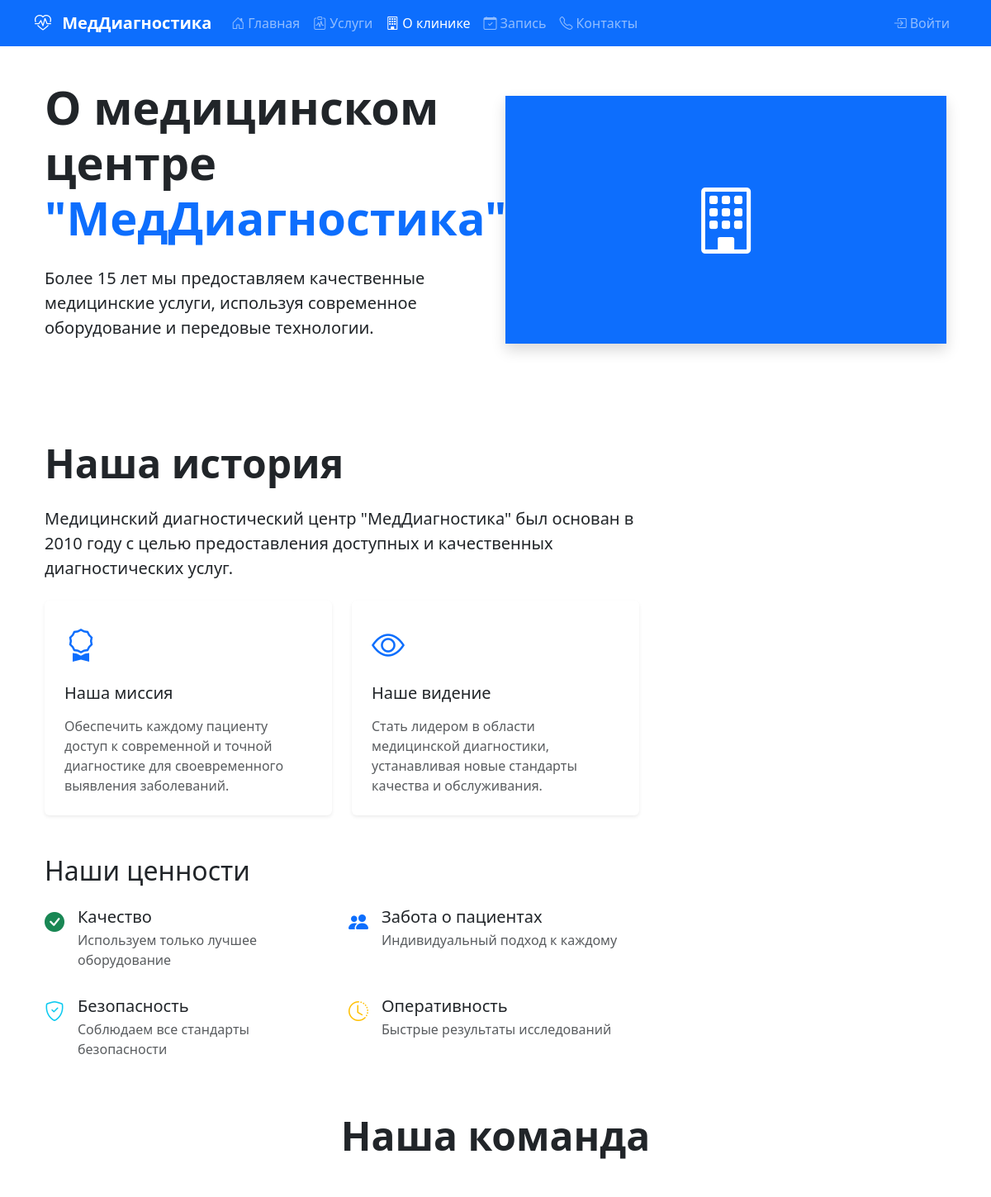
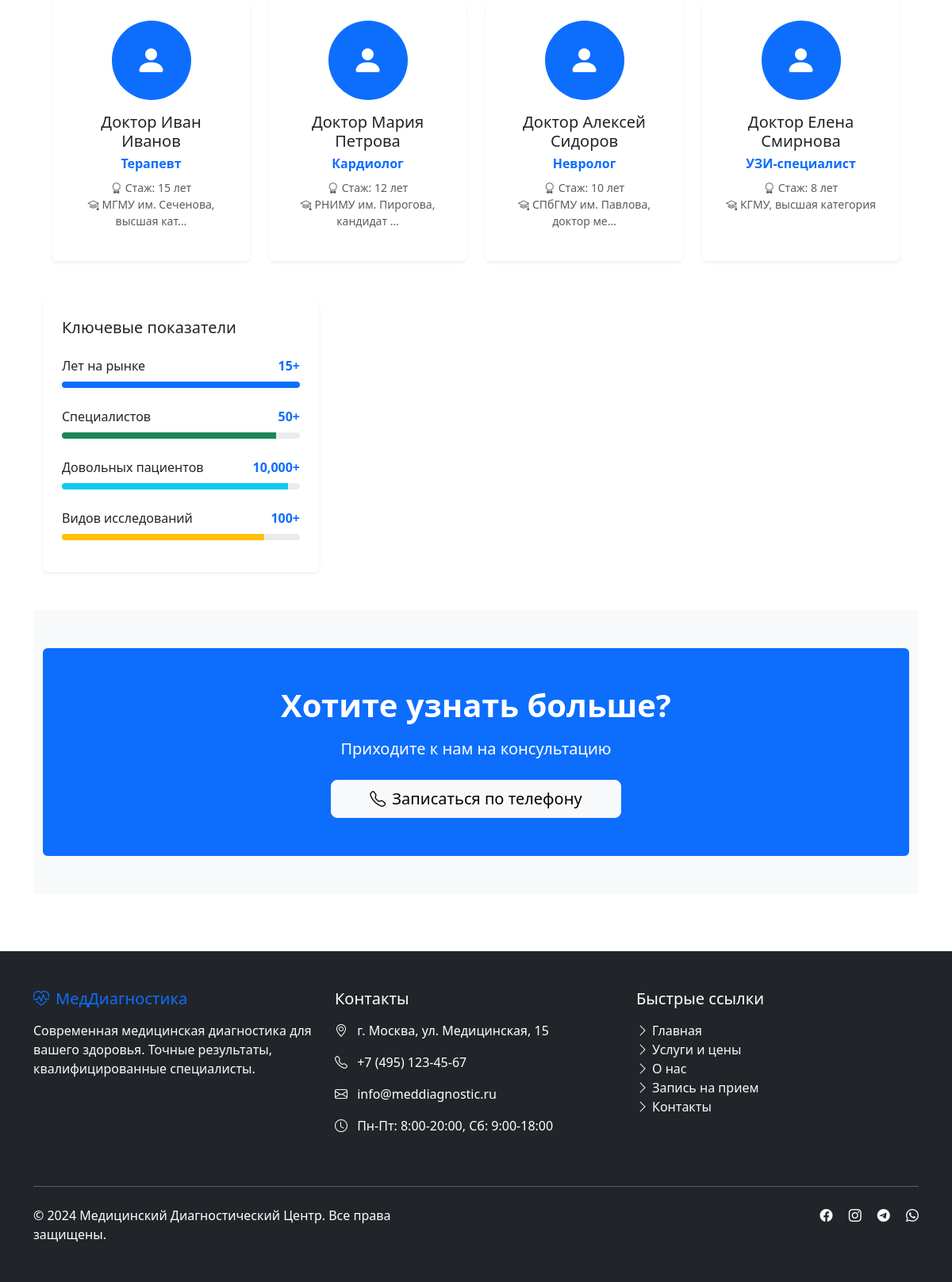
The page /about/ on the database its author committed (2 pictures, top to bottom).
### appointments/models.py (models this page shows, shortened)
class Doctor(models.Model):
    user = models.OneToOneField(
        settings.AUTH_USER_MODEL,
        on_delete=models.CASCADE,
        related_name='doctor_profile',
        verbose_name="Пользователь"
    )
    specialty = models.CharField(
        max_length=100,
        verbose_name="Специальность"
    )
    education = models.TextField(
        verbose_name="Образование",
        blank=True,
        null=True
    )
    experience = models.IntegerField(
        verbose_name="Стаж (лет)"
    )
    license_number = models.CharField(
        max_length=50,
        verbose_name="Номер лицензии",
        blank=True,
        null=True
    )
    photo = models.ImageField(
        upload_to='doctors/',
        verbose_name="Фото",
        blank=True,
        null=True
    )
    is_active = models.BooleanField(
        default=True,
        verbose_name="Работает"
    )
    class Meta:
        verbose_name = "Врач"
        verbose_name_plural = "Врачи"
        ordering = ['-experience']

### accounts/models.py (models this page shows, shortened)
class CustomUser(AbstractUser):
    phone = models.CharField(
        max_length=20,
        verbose_name="Телефон",
        blank=True,
        null=True
    )
    birth_date = models.DateField(
        verbose_name="Дата рождения",
        blank=True,
        null=True
    )
    address = models.TextField(
        verbose_name="Адрес",
        blank=True,
        null=True
    )
    medical_card_number = models.CharField(
        max_length=50,
        verbose_name="Номер медицинской карты",
        blank=True,
        null=True
    )
    blood_type = models.CharField(
        max_length=5,
        verbose_name="Группа крови",
        blank=True,
        null=True
    )
    is_patient = models.BooleanField(
        default=True,
        verbose_name="Является пациентом"
    )
    is_doctor = models.BooleanField(
        default=False,
        verbose_name="Является врачом"
    )
    class Meta:
        verbose_name = "Пользователь"
        verbose_name_plural = "Пользователи"

### main/views.py (the view)
# urls.py: path('about/', views.about, name='about'),
def about(request):
    doctors = Doctor.objects.filter(is_active=True)
    return render(request, 'main/about.html', {
        'title': 'О компании',
        'doctors': doctors
    })

### templates/main/about.html (shortened to what this page needs)
{% extends 'base/base.html' %}
{% block content %}
<section class="hero-section mb-5">
    <div class="container">
        <div class="row align-items-center">
            <div class="col-lg-6">
                <h1 class="display-4 fw-bold mb-4">
                    О медицинском центре
                    <span class="text-primary">"МедДиагностика"</span>
                </h1>
                <p class="lead mb-4">
                    Более 15 лет мы предоставляем качественные медицинские услуги,
                    используя современное оборудование и передовые технологии.
                </p>
            </div>
            <div class="col-lg-6">
                <div class="rounded-lg overflow-hidden shadow bg-primary" style="height: 300px;">
                    <div class="h-100 d-flex align-items-center justify-content-center text-white">
                        <i class="bi bi-building display-1"></i>
                    </div>
                </div>
            </div>
        </div>
    </div>
</section>
<section class="py-5">
    <div class="container">
        <div class="row">
            <div class="col-lg-8">
                <h2 class="display-5 fw-bold mb-4">Наша история</h2>
                <p class="lead mb-4">
                    Медицинский диагностический центр "МедДиагностика" был основан в 2010 году
                    с целью предоставления доступных и качественных диагностических услуг.
                </p>
                <div class="row g-4 mb-5">
                    <div class="col-md-6">
                        <div class="card h-100 border-0 shadow-sm">
                            <div class="card-body p-4">
                                <div class="mb-3">
                                    <i class="bi bi-award text-primary fs-1"></i>
                                </div>
                                <h5 class="card-title mb-3">Наша миссия</h5>
                                <p class="card-text text-muted">
                                    Обеспечить каждому пациенту доступ к современной и точной диагностике
                                    для своевременного выявления заболеваний.
                                </p>
                            </div>
                        </div>
                    </div>
                    <div class="col-md-6">
                        <div class="card h-100 border-0 shadow-sm">
                            <div class="card-body p-4">
                                <div class="mb-3">
                                    <i class="bi bi-eye text-primary fs-1"></i>
                                </div>
                                <h5 class="card-title mb-3">Наше видение</h5>
                                <p class="card-text text-muted">
                                    Стать лидером в области медицинской диагностики,
                                    устанавливая новые стандарты качества и обслуживания.
                                </p>
                            </div>
                        </div>
                    </div>
                </div>
                <h3 class="h2 mb-4">Наши ценности</h3>
                <div class="row g-3">
                    <div class="col-md-6">
                        <div class="d-flex align-items-start mb-3">
                            <i class="bi bi-check-circle-fill text-success me-3 fs-4"></i>
                            <div>
                                <h5 class="mb-1">Качество</h5>
                                <p class="text-muted mb-0">Используем только лучшее оборудование</p>
                            </div>
                        </div>
                    </div>
                    <div class="col-md-6">
                        <div class="d-flex align-items-start mb-3">
                            <i class="bi bi-people-fill text-primary me-3 fs-4"></i>
                            <div>
                                <h5 class="mb-1">Забота о пациентах</h5>
                                <p class="text-muted mb-0">Индивидуальный подход к каждому</p>
                            </div>
                        </div>
                    </div>
                    <div class="col-md-6">
                        <div class="d-flex align-items-start mb-3">
                            <i class="bi bi-shield-check text-info me-3 fs-4"></i>
                            <div>
                                <h5 class="mb-1">Безопасность</h5>
                                <p class="text-muted mb-0">Соблюдаем все стандарты безопасности</p>
                            </div>
                        </div>
                    </div>
                    <div class="col-md-6">
                        <div class="d-flex align-items-start mb-3">
                            <i class="bi bi-clock-history text-warning me-3 fs-4"></i>
                            <div>
                                <h5 class="mb-1">Оперативность</h5>
                                <p class="text-muted mb-0">Быстрые результаты исследований</p>
                            </div>
                        </div>
                    </div>
                </div>
            </div>
<section class="py-5">
    <div class="container">
        <h2 class="display-5 fw-bold text-center mb-5">Наша команда</h2>
        <div class="row g-4">
            {% for doctor in doctors %}
            <div class="col-md-6 col-lg-3">
                <div class="card text-center h-100 border-0 shadow-sm">
                    <div class="card-body p-4">
                        <div class="mb-3">
                            <div class="rounded-circle bg-primary d-inline-flex align-items-center justify-content-center"
                                 style="width: 100px; height: 100px;">
                                <i class="bi bi-person-fill text-white fs-1"></i>
                            </div>
                        </div>
                        <h5 class="card-title mb-1">Доктор {{ doctor.user.get_full_name }}</h5>
                        <p class="text-primary fw-bold mb-2">{{ doctor.specialty }}</p>
                        <p class="text-muted small">
                            <i class="bi bi-award me-1"></i>Стаж: {{ doctor.experience }} лет<br>
                            <i class="bi bi-mortarboard me-1"></i>{{ doctor.education|truncatechars:30 }}
                        </p>
                    </div>
                </div>
            </div>
            {% endfor %}
        </div>
    </div>
</section>
            <div class="col-lg-4">
                <div class="card border-0 shadow-sm sticky-top" style="top: 100px;">
                    <div class="card-body p-4">
                        <h5 class="card-title mb-4">Ключевые показатели</h5>
                        <div class="mb-4">
                            <div class="d-flex justify-content-between mb-2">
                                <span>Лет на рынке</span>
                                <span class="fw-bold text-primary">15+</span>
                            </div>
                            <div class="progress" style="height: 8px;">
                                <div class="progress-bar bg-primary" style="width: 100%"></div>
                            </div>
                        </div>
                        <div class="mb-4">
                            <div class="d-flex justify-content-between mb-2">
                                <span>Специалистов</span>
                                <span class="fw-bold text-primary">50+</span>
                            </div>
                            <div class="progress" style="height: 8px;">
                                <div class="progress-bar bg-success" style="width: 90%"></div>
                            </div>
                        </div>
                        <div class="mb-4">
                            <div class="d-flex justify-content-between mb-2">
                                <span>Довольных пациентов</span>
                                <span class="fw-bold text-primary">10,000+</span>
                            </div>
                            <div class="progress" style="height: 8px;">
                                <div class="progress-bar bg-info" style="width: 95%"></div>
                            </div>
                        </div>
                        <div class="mb-3">
                            <div class="d-flex justify-content-between mb-2">
                                <span>Видов исследований</span>
                                <span class="fw-bold text-primary">100+</span>
                            </div>
                            <div class="progress" style="height: 8px;">
                                <div class="progress-bar bg-warning" style="width: 85%"></div>
                            </div>
                        </div>
                    </div>
                </div>
            </div>
        </div>
    </div>
</section>
<section class="py-5 bg-light">
    <div class="container">
        <div class="card border-0 bg-primary text-white">
            <div class="card-body p-5 text-center">
                <h3 class="card-title display-6 fw-bold mb-3">Хотите узнать больше?</h3>
                <p class="card-text lead mb-4">Приходите к нам на консультацию</p>
                <a href="tel:+74951234567" class="btn btn-light btn-lg px-5">
                    <i class="bi bi-telephone me-2"></i>Записаться по телефону
                </a>
            </div>
        </div>
    </div>
</section>
{% endblock %}

### rows shown on the page
Doctor: user.get_full_name "Иван Иванов", specialty "Терапевт", experience "15", education "МГМУ им. Сеченова, высшая кат…"
Doctor: user.get_full_name "Мария Петрова", specialty "Кардиолог", experience "12", education "РНИМУ им. Пирогова, кандидат …"
Doctor: user.get_full_name "Алексей Сидоров", specialty "Невролог", experience "10", education "СПбГМУ им. Павлова, доктор ме…"
Doctor: user.get_full_name "Елена Смирнова", specialty "УЗИ-специалист", experience "8", education "КГМУ, высшая категория"
